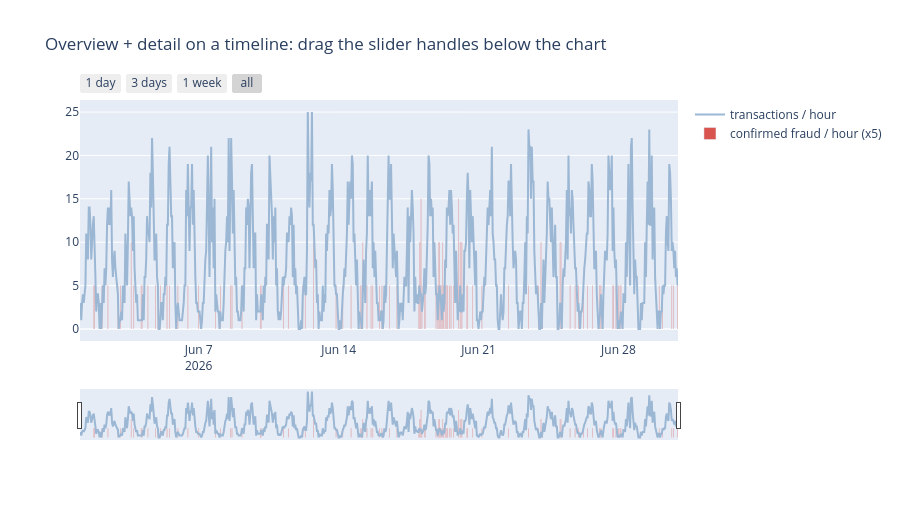

The cell this chart's notebook holds for it:
### Markdown cell above
## 16. Interactive Temporal Visualization  *(Slide 33)*

**What:** Time-varying data uses the same idioms along the time axis: **time-range filtering** (a dynamic query on time),
**scrubbing**, **temporal drill-down** (month → day → hour) and an **overview + detail timeline**.

**Why:** Below, an interactive daily timeline with a **range slider** (an overview strip under the chart — drag its handles
to set the detail window) and **range-selector buttons** for quick temporal zoom.

### Code cell
hourly_ts = tx.set_index("timestamp").resample("h").agg({"txn_id": "size", "is_fraud": "sum"}).rename(columns={"txn_id": "transactions"})
fig = go.Figure()
fig.add_trace(go.Scatter(x=hourly_ts.index, y=hourly_ts.transactions, name="transactions / hour", line=dict(color="#9bb7d4")))
fig.add_trace(go.Bar(x=hourly_ts.index, y=hourly_ts.is_fraud * 5, name="confirmed fraud / hour (x5)", marker_color="#D9534F"))
fig.update_xaxes(rangeslider_visible=True, rangeselector=dict(buttons=[
    dict(count=1, label="1 day", step="day", stepmode="backward"), dict(count=3, label="3 days", step="day", stepmode="backward"),
    dict(count=7, label="1 week", step="day", stepmode="backward"), dict(step="all", label="all")]))
fig.update_layout(title="Overview + detail on a timeline: drag the slider handles below the chart", height=520)
fig.show()

### Figure 1 — Plotly figure (JSON) as saved in the notebook; plotly's stock layout.template omitted (floating-point values rounded to 4 significant figures; data arrays with more than 128 entries replaced by an {"elided": "..."} marker saying what was removed)
{"data": [{"line": {"color": "#9bb7d4"}, "name": "transactions / hour", "type": "scatter", "x": {"elided": "718 str values"}, "y": {"elided": "718 int values"}}, {"marker": {"color": "#D9534F"}, "name": "confirmed fraud / hour (x5)", "type": "bar", "x": {"elided": "718 str values"}, "y": {"elided": "718 int values"}}], "layout": {"height": 520, "title": {"text": "Overview + detail on a timeline: drag the slider handles below the chart"}, "xaxis": {"rangeselector": {"buttons": [{"count": 1, "label": "1 day", "step": "day", "stepmode": "backward"}, {"count": 3, "label": "3 days", "step": "day", "stepmode": "backward"}, {"count": 7, "label": "1 week", "step": "day", "stepmode": "backward"}, {"label": "all", "step": "all"}]}, "rangeslider": {"visible": true}}}}
